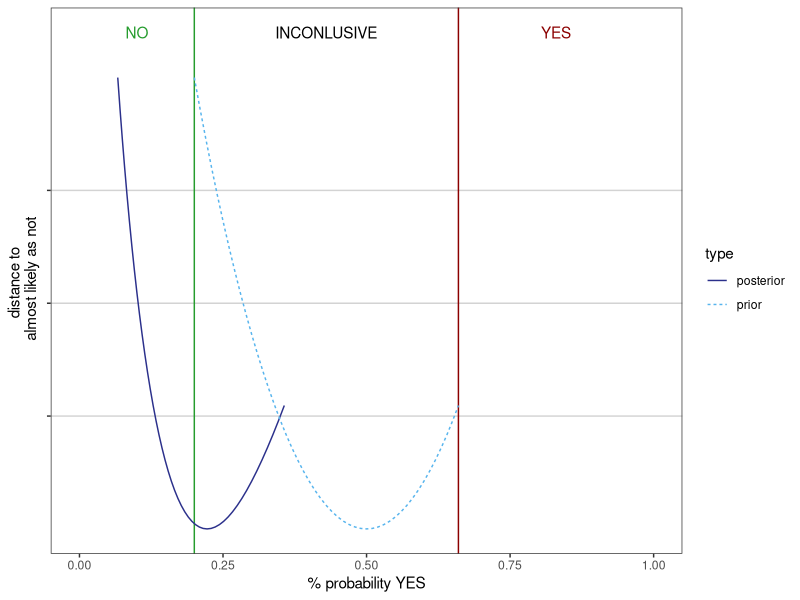
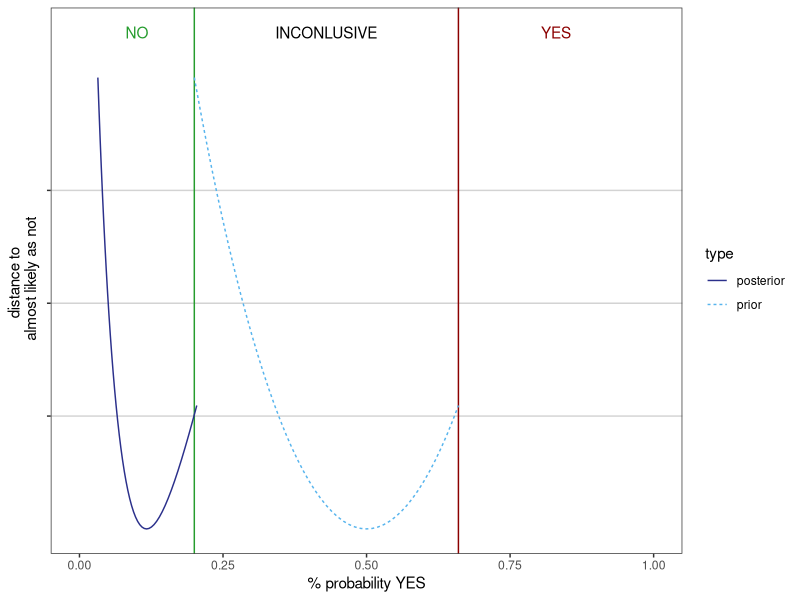

These figures' R source, in order:
## ---- chunk 1
library(ggplot2)
## ---- chunk 2
pc_yes = 0.66
pc_no = 0.8
## ---- chunk 3
tpr = 0.8 
tnr = 0.7 
## ---- chunk 4
#prior
p_yes = 0.5 

#likelihood
lik_evid_yes = (1-tpr[1]) 
lik_evid_no = tnr[1] 

#posterior for yes
post_yes =  lik_evid_yes*p_yes / (lik_evid_yes*p_yes + lik_evid_no*(1-p_yes)) #Bayes rule
  
## ---- chunk 5
tpr = c(0.8,0.75,0.5) 
tnr = c(0.7,0.9,0.7) 
## ---- chunk 6
# data
evid = c("neg","neg","pos")

# likelihood
lik_evid_yes_step2 = (1-tpr[1])*(1-tpr[2])*tpr[3]
lik_evid_no_step2 = (tnr[1])*(tnr[2])*(1-tnr[3])
  
#posterior for yes
post_yes_step2 =  lik_evid_yes_step2*p_yes / (lik_evid_yes_step2*p_yes + lik_evid_no_step2*(1-p_yes)) #Bayes rule
## ---- chunk 7
prior_yes_imp = seq(1-pc_no,pc_yes,by=0.01)

post_yes_imp =  lik_evid_yes*prior_yes_imp / (lik_evid_yes*prior_yes_imp + lik_evid_no*(1-prior_yes_imp))
## ---- chunk 8
  
mm = range(dnorm(qnorm(prior_yes_imp)))
dist_to_50 = (mm[1]-dnorm(qnorm(prior_yes_imp)))/(mm[2]-mm[1])*10+10
df <- data.frame(p_YES = c(prior_yes_imp,post_yes_imp), a = rep(dist_to_50,2), type = rep(c("prior","posterior"),each=length(prior_yes_imp)))

ind_low = min(which(post_yes_imp >= pc_yes),0)
ind_high = max(which(post_yes_imp <= (1-pc_no)),0)

#prior_yes_imp[ind_low]
#prior_yes_imp[ind_high]
## ---- chunk 9

ggplot2::ggplot(df,aes(x=p_YES,y=a, colour = type)) +
  geom_hline(
    aes(yintercept = y), 
    data.frame(y = c(2.5,5,7.5)),
    color = "lightgrey"
  ) +
  geom_vline(
    aes(xintercept = x), 
    data.frame(x = c(1-pc_no,pc_yes)),
    color = c("#269C2E","darkred")
  ) +
geom_line(aes(linetype=type)) + 
  scale_colour_manual(values = c("#2B308B", "#57B4ED")) +
  ylab("2nd order uncertainty") +
  xlab("% probability YES") +
  theme_bw() +
  theme(panel.grid.major = element_blank(), panel.grid.minor = element_blank()) +
  scale_y_continuous(name="distance to \n almost likely as not", breaks=c(2.5,5,7.5), labels = c("","",""), limits = c(0,11)) +
  xlim(0,1) + 
  annotate(geom="text", x=(1-pc_no)/2, y=11, label="NO",
              color="#269C2E") +
  annotate(geom="text", x=(pc_yes + 1)/2, y=11, label="YES",
              color="darkred") +
  annotate(geom="text", x=(pc_yes + (1-pc_no))/2, y=11, label="INCONLUSIVE",
              color="black")  

## ---- chunk 10
post_yes_imp_step2 =  lik_evid_yes_step2*prior_yes_imp / (lik_evid_yes_step2*prior_yes_imp + lik_evid_no_step2*(1-prior_yes_imp))
## ---- chunk 11
df_step2 <- data.frame(p_YES = c(prior_yes_imp,post_yes_imp_step2), a = rep(dist_to_50,2), type = rep(c("prior","posterior"),each=length(prior_yes_imp)))

ind_low = min(which(post_yes_imp_step2 >= pc_yes),0)
ind_high = max(which(post_yes_imp_step2 <= (1-pc_no)),0)

#prior_yes_imp[ind_low]
#prior_yes_imp[ind_high]
## ---- chunk 12

ggplot2::ggplot(df_step2,aes(x=p_YES,y=a, colour = type)) +
  geom_hline(
    aes(yintercept = y), 
    data.frame(y = c(2.5,5,7.5)),
    color = "lightgrey"
  ) +
  geom_vline(
    aes(xintercept = x), 
    data.frame(x = c(1-pc_no,pc_yes)),
    color = c("#269C2E","darkred")
  ) +
geom_line(aes(linetype=type)) + 
  scale_colour_manual(values = c("#2B308B", "#57B4ED")) +
  ylab("2nd order uncertainty") +
  xlab("% probability YES") +
  theme_bw() +
  theme(panel.grid.major = element_blank(), panel.grid.minor = element_blank()) +
  scale_y_continuous(name="distance to \n almost likely as not", breaks=c(2.5,5,7.5), labels = c("","",""), limits = c(0,11)) +
  xlim(0,1) + 
  annotate(geom="text", x=(1-pc_no)/2, y=11, label="NO",
              color="#269C2E") +
  annotate(geom="text", x=(pc_yes + 1)/2, y=11, label="YES",
              color="darkred") +
  annotate(geom="text", x=(pc_yes + (1-pc_no))/2, y=11, label="INCONLUSIVE",
              color="black")  

## ---- chunk 13
# Space: (Yes, No)

# Mass function for Yes, No and Inconclusive
E1 <- c(0, 0.7, 0.3) ## need to sum up to one
E2 <- c(0, 0.9, 0.1)
E3 <- c(0.5, 0, 0.5)
## ---- chunk 14
DST_combine_2_state = function(E1,E2){
  # State 1
  P = E1[1]*E2[1]+E1[1]*E2[3]+E2[1]*E1[3]
 
  # State 2
  N = E1[2]*E2[2]+E1[2]*E2[3]+E2[2]*E1[3]
 
  # All
  A = E1[3]*E2[3]
 
  # Empty
  E = E1[1]*E2[2]+E1[2]*E2[1]
 
  # Normalize
  P_Norm = P/(1-E)
  N_Norm = N/(1-E)
  All_Norm = A/(1-E)
 
  return( list("P_Norm"=P_Norm, "N_Norm"=N_Norm, "All_Norm" = All_Norm))
}

E12 <- DST_combine_2_state(E1,E2)

E123 <- DST_combine_2_state(as.numeric(unlist(E12)), E3)

E123 <- as.numeric(unlist(E123))
